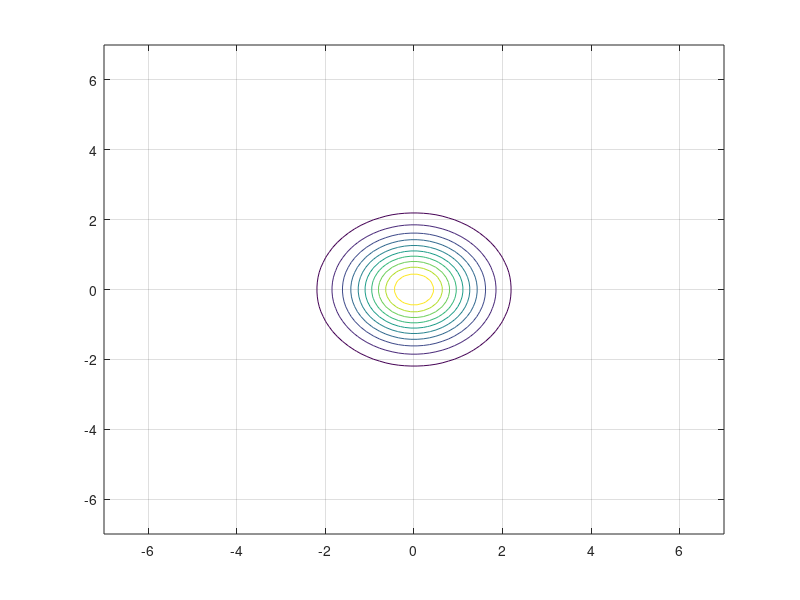

Here is the MATLAB script that generated this plot:
N = 100; a = -7; b = 7;
x_ = linspace(a,b,N);
[x1,x2] = meshgrid(x_,x_);
X = [x1(:) x2(:)];
x_new = [2 2];
mu = [0 0]; 
sigma1 = [1 0 ; 0 1]; sigma2 = [2 0; 0 1]; sigma3 = [1 0; 0 2];

class1 = mvnpdf(X,mu,sigma1);
class1 = reshape(class1,length(x_),length(x_));

class2 = mvnpdf(X,mu,sigma2);
class3 = mvnpdf(X,mu,sigma3);


figure(1); contour(x_,x_,class1); grid on;